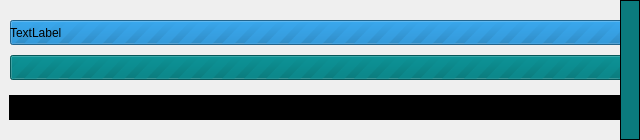
<?xml version="1.0" encoding="UTF-8"?>
<ui version="4.0">
 <class>Dialog</class>
 <widget class="QDialog" name="Dialog">
  <property name="geometry">
   <rect>
    <x>0</x>
    <y>0</y>
    <width>640</width>
    <height>140</height>
   </rect>
  </property>
  <property name="minimumSize">
   <size>
    <width>640</width>
    <height>140</height>
   </size>
  </property>
  <property name="maximumSize">
   <size>
    <width>640</width>
    <height>140</height>
   </size>
  </property>
  <property name="windowTitle">
   <string>Dialog</string>
  </property>
  <property name="windowIcon">
   <iconset resource="resources.qrc">
    <normaloff>:/graphics/assets/graphics/ebi_icon.png</normaloff>:/graphics/assets/graphics/ebi_icon.png</iconset>
  </property>
  <property name="sizeGripEnabled">
   <bool>false</bool>
  </property>
  <property name="modal">
   <bool>false</bool>
  </property>
  <widget class="QProgressBar" name="pBar_parse">
   <property name="geometry">
    <rect>
     <x>10</x>
     <y>55</y>
     <width>620</width>
     <height>25</height>
    </rect>
   </property>
   <property name="palette">
    <palette>
     <active>
      <colorrole role="Highlight">
       <brush brushstyle="SolidPattern">
        <color alpha="255">
         <red>11</red>
         <green>123</green>
         <blue>125</blue>
        </color>
       </brush>
      </colorrole>
     </active>
     <inactive>
      <colorrole role="Highlight">
       <brush brushstyle="SolidPattern">
        <color alpha="255">
         <red>11</red>
         <green>123</green>
         <blue>125</blue>
        </color>
       </brush>
      </colorrole>
     </inactive>
     <disabled>
      <colorrole role="Highlight">
       <brush brushstyle="SolidPattern">
        <color alpha="255">
         <red>209</red>
         <green>209</green>
         <blue>209</blue>
        </color>
       </brush>
      </colorrole>
     </disabled>
    </palette>
   </property>
   <property name="styleSheet">
    <string notr="true">font: 12pt url(:/fonts/assets/fonts/Verdana.ttf);</string>
   </property>
   <property name="maximum">
    <number>0</number>
   </property>
   <property name="value">
    <number>0</number>
   </property>
   <property name="alignment">
    <set>Qt::AlignCenter</set>
   </property>
   <property name="format">
    <string>%v / %m files parsed</string>
   </property>
  </widget>
  <widget class="QProgressBar" name="pBar_studies">
   <property name="geometry">
    <rect>
     <x>10</x>
     <y>20</y>
     <width>620</width>
     <height>25</height>
    </rect>
   </property>
   <property name="sizePolicy">
    <sizepolicy hsizetype="Expanding" vsizetype="Fixed">
     <horstretch>1</horstretch>
     <verstretch>0</verstretch>
    </sizepolicy>
   </property>
   <property name="sizeIncrement">
    <size>
     <width>0</width>
     <height>0</height>
    </size>
   </property>
   <property name="styleSheet">
    <string notr="true">font: 12pt url(:/fonts/assets/fonts/Verdana.ttf);</string>
   </property>
   <property name="maximum">
    <number>0</number>
   </property>
   <property name="value">
    <number>0</number>
   </property>
   <property name="alignment">
    <set>Qt::AlignCenter</set>
   </property>
   <property name="format">
    <string>%v / %m studies parsed</string>
   </property>
  </widget>
  <widget class="QLabel" name="label_study">
   <property name="geometry">
    <rect>
     <x>10</x>
     <y>20</y>
     <width>620</width>
     <height>25</height>
    </rect>
   </property>
   <property name="sizePolicy">
    <sizepolicy hsizetype="Expanding" vsizetype="Preferred">
     <horstretch>0</horstretch>
     <verstretch>0</verstretch>
    </sizepolicy>
   </property>
   <property name="palette">
    <palette>
     <active>
      <colorrole role="Highlight">
       <brush brushstyle="SolidPattern">
        <color alpha="255">
         <red>11</red>
         <green>122</green>
         <blue>124</blue>
        </color>
       </brush>
      </colorrole>
     </active>
     <inactive>
      <colorrole role="Highlight">
       <brush brushstyle="SolidPattern">
        <color alpha="255">
         <red>11</red>
         <green>122</green>
         <blue>124</blue>
        </color>
       </brush>
      </colorrole>
     </inactive>
     <disabled>
      <colorrole role="Highlight">
       <brush brushstyle="SolidPattern">
        <color alpha="255">
         <red>209</red>
         <green>209</green>
         <blue>209</blue>
        </color>
       </brush>
      </colorrole>
     </disabled>
    </palette>
   </property>
   <property name="autoFillBackground">
    <bool>false</bool>
   </property>
   <property name="styleSheet">
    <string notr="true">font: 12pt url(:/fonts/assets/fonts/Verdana.ttf);</string>
   </property>
   <property name="text">
    <string>TextLabel</string>
   </property>
   <property name="alignment">
    <set>Qt::AlignLeading|Qt::AlignLeft|Qt::AlignVCenter</set>
   </property>
  </widget>
  <widget class="QTextEdit" name="textEdit_filename">
   <property name="geometry">
    <rect>
     <x>9</x>
     <y>95</y>
     <width>620</width>
     <height>25</height>
    </rect>
   </property>
   <property name="font">
    <font>
     <family>Monospace</family>
     <pointsize>10</pointsize>
     <weight>50</weight>
     <italic>false</italic>
     <bold>false</bold>
    </font>
   </property>
   <property name="styleSheet">
    <string notr="true">background-color: rgb(0, 0, 0);
font: 10pt &quot;Monospace&quot;;
color: rgb(255,255,255);</string>
   </property>
   <property name="textInteractionFlags">
    <set>Qt::NoTextInteraction</set>
   </property>
  </widget>
  <widget class="QFrame" name="frame">
   <property name="geometry">
    <rect>
     <x>620</x>
     <y>0</y>
     <width>20</width>
     <height>140</height>
    </rect>
   </property>
   <property name="styleSheet">
    <string notr="true">background: rgb(11,123,125);</string>
   </property>
   <property name="frameShape">
    <enum>QFrame::Box</enum>
   </property>
   <property name="frameShadow">
    <enum>QFrame::Plain</enum>
   </property>
  </widget>
 </widget>
 <resources>
  <include location="resources.qrc"/>
 </resources>
 <connections/>
</ui>
